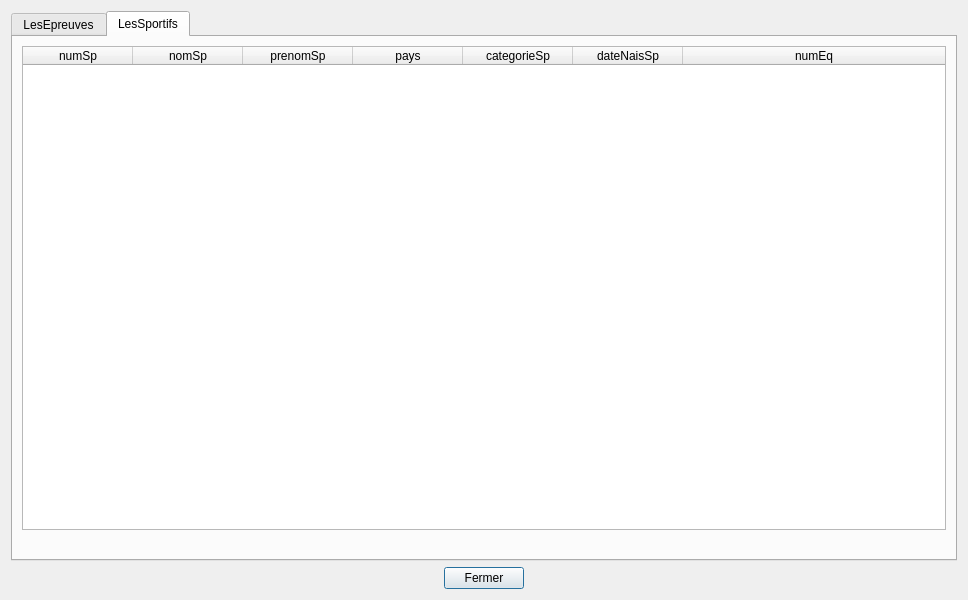
<?xml version="1.0" encoding="UTF-8"?>
<ui version="4.0">
 <class>tablesDataV1</class>
 <widget class="QDialog" name="tablesDataV1">
  <property name="geometry">
   <rect>
    <x>0</x>
    <y>0</y>
    <width>968</width>
    <height>600</height>
   </rect>
  </property>
  <property name="sizePolicy">
   <sizepolicy hsizetype="Preferred" vsizetype="Preferred">
    <horstretch>0</horstretch>
    <verstretch>0</verstretch>
   </sizepolicy>
  </property>
  <property name="minimumSize">
   <size>
    <width>0</width>
    <height>0</height>
   </size>
  </property>
  <property name="windowTitle">
   <string>BD JO</string>
  </property>
  <layout class="QVBoxLayout" name="verticalLayout">
   <item>
    <widget class="QTabWidget" name="tabWidget">
     <property name="currentIndex">
      <number>1</number>
     </property>
     <widget class="QWidget" name="tabEpreuves">
      <attribute name="title">
       <string>LesEpreuves</string>
      </attribute>
      <layout class="QVBoxLayout" name="verticalLayout_2">
       <item>
        <widget class="QTableWidget" name="tableEpreuves">
         <property name="sizePolicy">
          <sizepolicy hsizetype="Expanding" vsizetype="Expanding">
           <horstretch>0</horstretch>
           <verstretch>0</verstretch>
          </sizepolicy>
         </property>
         <property name="minimumSize">
          <size>
           <width>0</width>
           <height>400</height>
          </size>
         </property>
         <property name="baseSize">
          <size>
           <width>0</width>
           <height>0</height>
          </size>
         </property>
         <property name="layoutDirection">
          <enum>Qt::LeftToRight</enum>
         </property>
         <property name="sizeAdjustPolicy">
          <enum>QAbstractScrollArea::AdjustToContents</enum>
         </property>
         <property name="sortingEnabled">
          <bool>true</bool>
         </property>
         <property name="columnCount">
          <number>7</number>
         </property>
         <attribute name="horizontalHeaderCascadingSectionResizes">
          <bool>true</bool>
         </attribute>
         <attribute name="horizontalHeaderDefaultSectionSize">
          <number>110</number>
         </attribute>
         <attribute name="horizontalHeaderHighlightSections">
          <bool>true</bool>
         </attribute>
         <attribute name="horizontalHeaderMinimumSectionSize">
          <number>50</number>
         </attribute>
         <attribute name="horizontalHeaderShowSortIndicator" stdset="0">
          <bool>true</bool>
         </attribute>
         <attribute name="horizontalHeaderStretchLastSection">
          <bool>true</bool>
         </attribute>
         <attribute name="verticalHeaderVisible">
          <bool>false</bool>
         </attribute>
         <column>
          <property name="text">
           <string>numEp</string>
          </property>
         </column>
         <column>
          <property name="text">
           <string>nomEp</string>
          </property>
         </column>
         <column>
          <property name="text">
           <string>formeEp</string>
          </property>
         </column>
         <column>
          <property name="text">
           <string>nomDi</string>
          </property>
         </column>
         <column>
          <property name="text">
           <string>categorieEp</string>
          </property>
         </column>
         <column>
          <property name="text">
           <string>nbSportifsEp</string>
          </property>
         </column>
         <column>
          <property name="text">
           <string>dateEp</string>
          </property>
         </column>
        </widget>
       </item>
       <item>
        <widget class="QLabel" name="label_epreuves">
         <property name="palette">
          <palette>
           <active>
            <colorrole role="WindowText">
             <brush brushstyle="SolidPattern">
              <color alpha="255">
               <red>255</red>
               <green>0</green>
               <blue>0</blue>
              </color>
             </brush>
            </colorrole>
           </active>
           <inactive>
            <colorrole role="WindowText">
             <brush brushstyle="SolidPattern">
              <color alpha="255">
               <red>255</red>
               <green>0</green>
               <blue>0</blue>
              </color>
             </brush>
            </colorrole>
           </inactive>
           <disabled>
            <colorrole role="WindowText">
             <brush brushstyle="SolidPattern">
              <color alpha="255">
               <red>120</red>
               <green>120</green>
               <blue>120</blue>
              </color>
             </brush>
            </colorrole>
           </disabled>
          </palette>
         </property>
         <property name="text">
          <string/>
         </property>
         <property name="scaledContents">
          <bool>true</bool>
         </property>
         <property name="alignment">
          <set>Qt::AlignCenter</set>
         </property>
        </widget>
       </item>
      </layout>
     </widget>
     <widget class="QWidget" name="tabSportifs">
      <attribute name="title">
       <string>LesSportifs</string>
      </attribute>
      <layout class="QVBoxLayout" name="verticalLayout_7">
       <item>
        <widget class="QTableWidget" name="tableSportifs">
         <attribute name="horizontalHeaderDefaultSectionSize">
          <number>110</number>
         </attribute>
         <attribute name="horizontalHeaderMinimumSectionSize">
          <number>50</number>
         </attribute>
         <attribute name="horizontalHeaderStretchLastSection">
          <bool>true</bool>
         </attribute>
         <attribute name="verticalHeaderVisible">
          <bool>false</bool>
         </attribute>
         <column>
          <property name="text">
           <string>numSp</string>
          </property>
         </column>
         <column>
          <property name="text">
           <string>nomSp</string>
          </property>
         </column>
         <column>
          <property name="text">
           <string>prenomSp</string>
          </property>
         </column>
         <column>
          <property name="text">
           <string>pays</string>
          </property>
         </column>
         <column>
          <property name="text">
           <string>categorieSp</string>
          </property>
         </column>
         <column>
          <property name="text">
           <string>dateNaisSp</string>
          </property>
         </column>
         <column>
          <property name="text">
           <string>numEq</string>
          </property>
         </column>
        </widget>
       </item>
       <item>
        <widget class="QLabel" name="label_sportifs">
         <property name="palette">
          <palette>
           <active>
            <colorrole role="WindowText">
             <brush brushstyle="SolidPattern">
              <color alpha="255">
               <red>255</red>
               <green>0</green>
               <blue>0</blue>
              </color>
             </brush>
            </colorrole>
           </active>
           <inactive>
            <colorrole role="WindowText">
             <brush brushstyle="SolidPattern">
              <color alpha="255">
               <red>255</red>
               <green>0</green>
               <blue>0</blue>
              </color>
             </brush>
            </colorrole>
           </inactive>
           <disabled>
            <colorrole role="WindowText">
             <brush brushstyle="SolidPattern">
              <color alpha="255">
               <red>120</red>
               <green>120</green>
               <blue>120</blue>
              </color>
             </brush>
            </colorrole>
           </disabled>
          </palette>
         </property>
         <property name="text">
          <string/>
         </property>
         <property name="alignment">
          <set>Qt::AlignCenter</set>
         </property>
        </widget>
       </item>
      </layout>
     </widget>
    </widget>
   </item>
   <item>
    <layout class="QHBoxLayout" name="horizontalLayout">
     <item>
      <spacer name="horizontalSpacer_data_V1">
       <property name="orientation">
        <enum>Qt::Horizontal</enum>
       </property>
       <property name="sizeHint" stdset="0">
        <size>
         <width>40</width>
         <height>20</height>
        </size>
       </property>
      </spacer>
     </item>
     <item>
      <widget class="QPushButton" name="pushButton_data_V1">
       <property name="text">
        <string>Fermer</string>
       </property>
      </widget>
     </item>
     <item>
      <spacer name="horizontalSpacer_2_data_V1">
       <property name="orientation">
        <enum>Qt::Horizontal</enum>
       </property>
       <property name="sizeHint" stdset="0">
        <size>
         <width>40</width>
         <height>20</height>
        </size>
       </property>
      </spacer>
     </item>
    </layout>
   </item>
  </layout>
 </widget>
 <resources/>
 <connections>
  <connection>
   <sender>pushButton_data_V1</sender>
   <signal>clicked()</signal>
   <receiver>tablesDataV1</receiver>
   <slot>close()</slot>
   <hints>
    <hint type="sourcelabel">
     <x>360</x>
     <y>575</y>
    </hint>
    <hint type="destinationlabel">
     <x>323</x>
     <y>169</y>
    </hint>
   </hints>
  </connection>
 </connections>
 <slots>
  <slot>refreshSpectaclesData()</slot>
  <slot>refreshZonesData()</slot>
  <slot>refreshRepresentationsData()</slot>
 </slots>
</ui>
